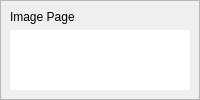
                           <widget class="QWidget" name="image_page">
                            <property name="sizePolicy">
                             <sizepolicy hsizetype="Expanding" vsizetype="Expanding">
                              <horstretch>0</horstretch>
                              <verstretch>0</verstretch>
                             </sizepolicy>
                            </property>
                            <layout class="QVBoxLayout" name="verticalLayout_12">
                             <property name="spacing">
                              <number>0</number>
                             </property>
                             <property name="leftMargin">
                              <number>0</number>
                             </property>
                             <property name="topMargin">
                              <number>0</number>
                             </property>
                             <property name="rightMargin">
                              <number>0</number>
                             </property>
                             <property name="bottomMargin">
                              <number>0</number>
                             </property>
                             <item>
                              <widget class="QWidget" name="image_container" native="true">
                               <property name="sizePolicy">
                                <sizepolicy hsizetype="Expanding" vsizetype="Expanding">
                                 <horstretch>0</horstretch>
                                 <verstretch>0</verstretch>
                                </sizepolicy>
                               </property>
                               <layout class="QHBoxLayout" name="horizontalLayout_12">
                                <property name="spacing">
                                 <number>0</number>
                                </property>
                                <property name="leftMargin">
                                 <number>0</number>
                                </property>
                                <property name="topMargin">
                                 <number>0</number>
                                </property>
                                <property name="rightMargin">
                                 <number>0</number>
                                </property>
                                <property name="bottomMargin">
                                 <number>0</number>
                                </property>
                                <item>
                                 <widget class="QFrame" name="image_frame">
                                  <property name="frameShape">
                                   <enum>QFrame::StyledPanel</enum>
                                  </property>
                                  <property name="frameShadow">
                                   <enum>QFrame::Raised</enum>
                                  </property>
                                  <layout class="QVBoxLayout" name="verticalLayout_9">
                                   <item alignment="Qt::AlignTop">
                                    <widget class="QLabel" name="label">
                                     <property name="text">
                                      <string>Image Page</string>
                                     </property>
                                    </widget>
                                   </item>
                                   <item>
                                    <widget class="QLabel" name="image">
                                     <property name="sizePolicy">
                                      <sizepolicy hsizetype="Expanding" vsizetype="Expanding">
                                       <horstretch>0</horstretch>
                                       <verstretch>0</verstretch>
                                      </sizepolicy>
                                     </property>
                                     <property name="styleSheet">
                                      <string notr="true">background-color: rgb(255, 255, 255);</string>
                                     </property>
                                     <property name="text">
                                      <string/>
                                     </property>
                                    </widget>
                                   </item>
                                  </layout>
                                 </widget>
                                </item>
                               </layout>
                              </widget>
                             </item>
                            </layout>
                           </widget>
